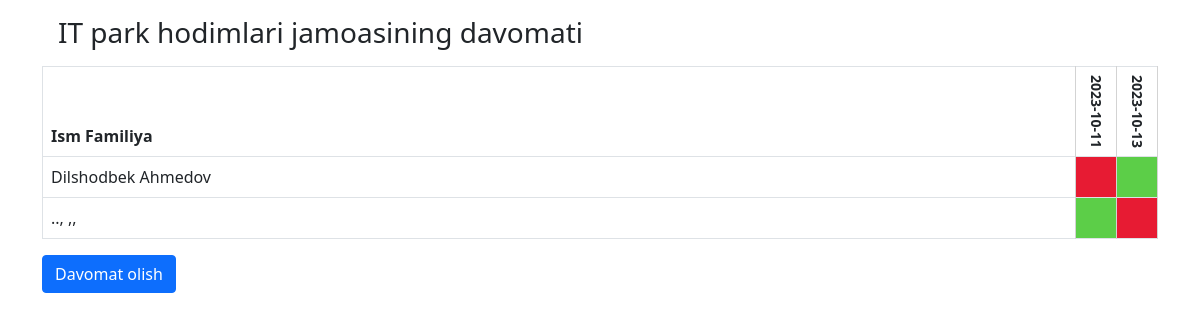
The page /3/attendance/ on the database its author committed.
### main/models.py (models this page shows, shortened)
class Team(models.Model):
    name = models.CharField(max_length=50)

class Mark(models.Model):
    attendance = models.ForeignKey(Attendance, on_delete=models.CASCADE, related_name='marks')
    worker = models.ForeignKey(Worker, on_delete=models.CASCADE, related_name="marks")
    is_attended = models.BooleanField(default=False)
    class Meta:
        unique_together = ['attendance', 'worker']
    def __str__(self):
        return str(self.attendance)
    class ModelName(models.Model):
        class Meta:
            verbose_name = 'ModelName'
            verbose_name_plural = 'ModelNames'

class Attendance(models.Model):
    team = models.ForeignKey(Team, on_delete=models.CASCADE, related_name="attendances")
    date = models.DateField()#auto_now_add=True)

class Worker(models.Model):
    first_name = models.CharField(max_length=50)
    last_name = models.CharField(max_length=50)
    position = models.CharField(max_length=70)
    team = models.ForeignKey(Team, on_delete=models.CASCADE, related_name="workers")

### main/views.py (the view)
# urls.py: path('<int:team_id>/attendance/', attendance_detail, name='detail'),
def attendance_detail(request, team_id):
    team = Team.objects.get(id=team_id)
    is_att_taken = True if Attendance.objects.filter(date=date.today(), team=team) else False
    return render(request, "detail.html", {'team':team, "is_att_taken":is_att_taken})

### templates/detail.html (shortened to what this page needs)
{% extends "base.html" %}
{% block content %}
    {% now "Y-m-d" as today %}
    <div class="container mt-3">
        <div class=" mt-3 ">
            <h3 class="m-3" >{{team.name}} jamoasining  davomati</h3>
            <table class="table table-bordered" style="border-right: 1px solid lightgray;">
                <thead>
                  <tr>
                    <th scope="col">Ism Familiya</th>
                    {% for mark in team.workers.first.marks.all %}
                    <th style="writing-mode:vertical-rl; text-orientation:mixed" >
                      {% if today == mark.attendance.date|date:"Y-m-d" %}
                      <small><a href="{% url 'update' mark.attendance.id %}">{{mark.attendance.date|date:"Y-m-d"}}</a></small>
                      {% else %}
                      <small>{{mark.attendance.date|date:"Y-m-d"}}</small>
                      {% endif %}
                    </th>
                    {% endfor %}
                  </tr>
                </thead>
                <tbody>
                    {% for worker in team.workers.all  %}
                  <tr>
                    <td>{{worker.first_name}} {{worker.last_name}}</td>
                    {% for mark in worker.marks.all  %}
                        {% if mark.is_attended %}
                            <td style="height:5px; width: 30px; background-color: #5cce48;" ></td>
                        {% else %}
                            <td style="height:5px; width: 30px; background-color: #e71b33;" ></td>
                        {% endif %}
                    {% endfor %}
                  </tr>
                  {% endfor %}
                </tbody>
              </table>
              {% if is_att_taken %}
                 <a href="#" class="btn btn-danger" >Davomad olib bo'lingan.</a>
              {% else %}
                  <a class="btn btn-primary" href="{% url 'take' team.id %}">Davomat olish</a>
              {% endif %}
        </div>
    </div>
{% endblock content %}

### rows shown on the page
Team: name "IT park hodimlari"
Mark: attendance "2023-10-11", is_attended False (drawn)
Mark: attendance "2023-10-13", is_attended True (drawn)
Worker: first_name "Dilshodbek", last_name "Ahmedov"
Worker: first_name "..,", last_name ",,"
Mark: is_attended True (drawn)
Mark: is_attended False (drawn)
